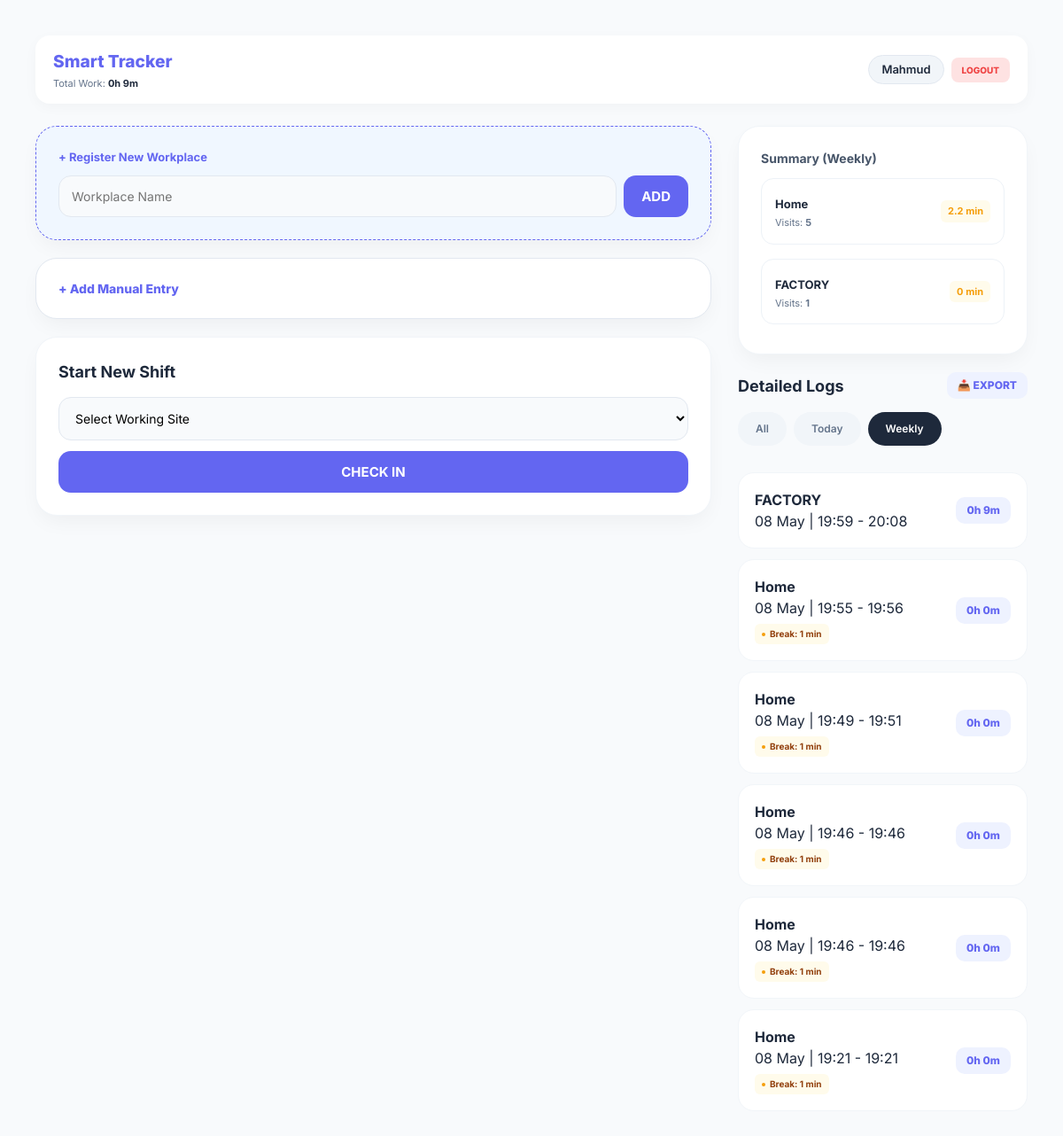
Screenshot of /?range=weekly (signed in) with the database file from the repository.
### tracker/models.py (models this page shows, shortened)
class Site(models.Model):
    user = models.ForeignKey(User, on_delete=models.CASCADE)
    name = models.CharField(max_length=200)

class Attendance(models.Model):
    user = models.ForeignKey(User, on_delete=models.CASCADE)
    site = models.ForeignKey(Site, on_delete=models.CASCADE)
    check_in = models.DateTimeField(default=timezone.now)
    check_out = models.DateTimeField(null=True, blank=True)
    break_start = models.DateTimeField(null=True, blank=True)
    total_break_seconds = models.IntegerField(default=0)
    def get_duration(self):
        if self.check_in and self.check_out:
            total_seconds = int((self.check_out - self.check_in).total_seconds())
            active_seconds = total_seconds - self.total_break_seconds
            if active_seconds < 0:
                active_seconds = 0
            hours = active_seconds // 3600
            minutes = (active_seconds % 3600) // 60
            return f"{hours}h {minutes}m"
        return "N/A"
    def get_break_minutes(self):
        if self.total_break_seconds > 0:
            minutes = self.total_break_seconds // 60
            if minutes == 0 and self.total_break_seconds > 0:
                return "1"
            return f"{minutes}"
        return "0"

### tracker/views.py (the view, shortened to what this page needs)
# urls.py: path('', views.dashboard, name='dashboard'),
@login_required
def dashboard(request):
    active_attendance = Attendance.objects.filter(user=request.user, check_out__isnull=True).first()
    sites = Site.objects.filter(user=request.user)
    filter_type = request.GET.get('range', 'all')
    now = timezone.localtime(timezone.now())
    today_date = now.date()
    query = Q(user=request.user, check_out__isnull=False)
    if filter_type == 'today':
        query &= Q(check_in__date=today_date)
    elif filter_type == 'weekly':
        query &= Q(check_in__date__gte=today_date - timedelta(days=7))
    elif filter_type == 'monthly':
        query &= Q(check_in__date__gte=today_date - timedelta(days=30))
    elif filter_type == 'yearly':
        query &= Q(check_in__date__gte=today_date - timedelta(days=365))
    history = Attendance.objects.filter(query).order_by('-check_in')
    site_segments_raw = Attendance.objects.filter(query).values('site__name').annotate(
        total_count=Count('id'),
        total_break_sec=Sum('total_break_seconds')
    ).order_by('-total_count')
    site_segments = []
    for segment in site_segments_raw:
        break_sec = segment['total_break_sec'] or 0
        segment['total_break_min'] = round(break_sec / 60, 1)
        site_segments.append(segment)
    total_active_seconds = 0
    for item in history:
        if item.check_in and item.check_out:
            duration = (item.check_out - item.check_in).total_seconds()
            net_seconds = duration - item.total_break_seconds
            if net_seconds > 0:
                total_active_seconds += net_seconds
    total_hours = int(total_active_seconds // 3600)
    total_minutes = int((total_active_seconds % 3600) // 60)
    summary_text = f"{total_hours}h {total_minutes}m"
    context = {
        'active_record': active_attendance,
        'sites': sites,
        'history': history,
        'site_segments': site_segments,
        'summary_text': summary_text,
        'current_filter': filter_type,
    }
    return render(request, 'tracker/dashboard.html', context)

### tracker/templates/tracker/dashboard.html (shortened to what this page needs)
{% load static %}
{% load tz %}
<!DOCTYPE html>
<html lang="en">
<head>
    <link rel="stylesheet" href="{% static 'tracker/css/style.css' %}">
</head>
<body>
<div class="mobile-container">
    <header class="app-header">
        <div>
            <h2 class="brand-title">Smart Tracker</h2>
            <p class="summary-sub">Total Work: <b style="color: #1e293b;">{{ summary_text }}</b></p>
        </div>
        <div style="display: flex; align-items: center; gap: 8px;">
            <span class="user-badge">{{ request.user.username }}</span>
            <form action="{% url 'logout' %}" method="post" style="margin: 0;">
                <button type="submit" class="btn-logout" style="background: #fee2e2; color: #ef4444; border: none; padding: 8px 12px; border-radius: 8px; font-size: 10px; font-weight: 800; cursor: pointer;">LOGOUT</button>
            </form>
        </div>
    </header>
    <div class="dashboard-wrapper">
        <div class="left-panel">
            <div class="main-card workplace-reg-card">
                <h4 style="margin: 0 0 10px 0; font-size: 13px; color: var(--primary);">+ Register New Workplace</h4>
                <form action="{% url 'add_site' %}" method="POST" style="display: flex; gap: 8px;">
                    <input type="text" name="site_name" placeholder="Workplace Name" required style="margin-bottom: 0;">
                    <button type="submit" class="btn btn-primary" style="width: auto; padding: 0 20px;">ADD</button>
                </form>
            </div>
            <div class="main-card manual-entry-card">
                <button onclick="toggleManualForm()" style="background: none; border: none; color: var(--primary); font-weight: 800; cursor: pointer; display: flex; align-items: center; gap: 5px; font-size: 14px; padding: 0;">
                    <span>+ Add Manual Entry</span>
                </button>
            </div>
            <div class="main-card">
                {% if not active_record %}
                    <h3 style="margin-bottom: 15px; font-size: 18px;">Start New Shift</h3>
                    <form action="{% url 'check_in' %}" method="POST">
                        <select name="site" required>
                            <option value="">Select Working Site</option>
                        </select>
                        <button type="submit" class="btn btn-primary">CHECK IN</button>
                    </form>
                {% endif %}
            </div>
        </div>
        <div class="right-panel">
            <div class="main-card summary-card">
                <h3 style="font-size: 14px; margin-bottom: 12px; color: #475569;">Summary ({{ current_filter|title }})</h3>
                <div style="display: flex; flex-direction: column; gap: 8px;">
                    {% for segment in site_segments %}
                    <div class="segment-item">
                        <div>
                            <strong style="color: #1e293b; font-size: 13px;">{{ segment.site__name }}</strong>
                            <p class="summary-sub">Visits: <b>{{ segment.total_count }}</b></p>
                        </div>
                        <span style="font-size: 11px; font-weight: 700; color: #f59e0b; background: #fffbeb; padding: 4px 8px; border-radius: 6px;">
                            {{ segment.total_break_min|default:0 }} min
                        </span>
                    </div>
                    {% empty %}
                    <p style="font-size: 12px; color: #94a3b8; text-align: center;">No summary available.</p>
                    {% endfor %}
                </div>
            </div>
            <div class="history-section">
                <div style="display: flex; justify-content: space-between; align-items: center; margin-bottom: 15px;">
                    <h3 style="margin: 0; font-size: 18px;">Detailed Logs</h3>
                    <a href="{% url 'export_attendance' %}?range={{ current_filter }}" class="duration-tag" style="text-decoration: none;">📥 EXPORT</a>
                </div>
                <div class="filter-nav">
                    <a href="?range=all" class="filter-btn {% if current_filter == 'all' %}active{% endif %}">All</a>
                    <a href="?range=today" class="filter-btn {% if current_filter == 'today' %}active{% endif %}">Today</a>
                    <a href="?range=weekly" class="filter-btn {% if current_filter == 'weekly' %}active{% endif %}">Weekly</a>
                </div>
                {% timezone "Asia/Dhaka" %}
                    {% for item in history %}
                    <div class="history-card">
                        <div class="history-info">
                            <h4>{{ item.site.name }}</h4>
                            <p>{{ item.check_in|date:"d M" }} | {{ item.check_in|time:"H:i" }} - {{ item.check_out|time:"H:i" }}</p>
                            {% if item.total_break_seconds > 0 %}
                            <div style="display: flex; align-items: center; gap: 5px; margin-top: 6px; background: #fffbeb; padding: 4px 8px; border-radius: 6px; width: fit-content;">
                                <span style="width: 4px; height: 4px; background: #f59e0b; border-radius: 50%;"></span>
                                <span style="font-size: 10px; color: #92400e; font-weight: 700;">Break: {{ item.get_break_minutes }} min</span>
                            </div>
                            {% endif %}
                        </div>
                        <div class="duration-tag">{{ item.get_duration }}</div>
                    </div>
                    {% empty %}
                    <p style="text-align: center; color: #94a3b8; font-size: 13px;">No records found.</p>
                    {% endfor %}
                {% endtimezone %}
            </div>
        </div>
    </div>
</div>
</body>
</html>

### tracker/static/tracker/css/style.css (style rules this page uses)
:root { --primary: #6366f1; --primary-dark: #4f46e5; --secondary: #64748b; --success: #10b981; --danger: #ef4444; --warning: #f59e0b; --bg-color: #f8fafc; --card-bg: #ffffff; --text-main: #1e293b; --text-muted: #64748b; }
* { box-sizing: border-box; margin: 0; padding: 0; font-family: 'Inter', -apple-system, sans-serif; -webkit-tap-highlight-color: transparent; }
body { background-color: var(--bg-color); color: var(--text-main); line-height: 1.5; overflow-x: hidden; width: 100%; }
.mobile-container { width: 100%; max-width: 480px; margin: 0 auto; min-height: 100vh; padding: 20px; }
@media (min-width: 992px) { .mobile-container { max-width: 1200px; padding: 40px; } }
@media (min-width: 992px) { .dashboard-wrapper { display: flex; flex-direction: row; align-items: flex-start; gap: 30px; } }
@media (min-width: 992px) { .left-panel { flex: 1.4; } }
@media (min-width: 992px) { .right-panel { flex: 0.6; } }
.app-header { display: flex; justify-content: space-between; align-items: center; background: white; padding: 15px 20px; border-radius: 16px; margin-bottom: 25px; box-shadow: 0 4px 15px rgba(0,0,0,0.03); }
.brand-title { color: var(--primary); margin: 0; font-weight: 800; font-size: 1.2rem; }
.summary-sub { font-size: 11px; color: var(--text-muted); margin-top: 2px; }
.user-badge { background: #f1f5f9; padding: 6px 14px; border-radius: 50px; font-size: 13px; font-weight: 600; border: 1px solid #e2e8f0; }
.main-card { background: var(--card-bg); padding: 25px; border-radius: 24px; box-shadow: 0 10px 25px -5px rgba(0, 0, 0, 0.05); border: 1px solid #f1f5f9; margin-bottom: 20px; }
.workplace-reg-card { border: 1px dashed var(--primary); background: #f0f7ff; }
.manual-entry-card { border: 1px solid #e2e8f0; }
select, input { width: 100%; padding: 14px; border-radius: 14px; border: 1px solid #e2e8f0; margin-bottom: 12px; font-size: 14px; background: #f8fafc; outline: none; transition: 0.2s; }
.btn { width: 100%; padding: 14px; border-radius: 14px; border: none; font-size: 15px; font-weight: 700; cursor: pointer; transition: all 0.2s; display: flex; justify-content: center; align-items: center; }
.btn-primary { background: var(--primary); color: white; }
.segment-item { display: flex; justify-content: space-between; align-items: center; background: white; padding: 15px; border-radius: 14px; border: 1px solid #edf2f7; margin-bottom: 8px; }
.filter-nav { display: flex; gap: 8px; margin-bottom: 20px; overflow-x: auto; padding-bottom: 10px; }
.filter-btn { padding: 10px 20px; border-radius: 50px; font-size: 12px; font-weight: 600; text-decoration: none; background: #f1f5f9; color: var(--text-muted); }
.filter-btn.active { background: var(--text-main); color: white; }
.history-card { background: white; padding: 18px; border-radius: 18px; margin-bottom: 12px; display: flex; justify-content: space-between; align-items: center; border: 1px solid #f1f5f9; }
.duration-tag { background: #eef2ff; color: var(--primary); padding: 6px 12px; border-radius: 10px; font-weight: 800; font-size: 12px; }

### rows the page displays
Site: site__name "Home", total_count "5", total_break_min "2.2"
Attendance: site.name "FACTORY", check_in "08 May", check_in "19:59", check_out "20:08", get_duration "0h 9m"
Attendance: site.name "Home", check_in "08 May", check_in "19:55", check_out "19:56", get_break_minutes "1", get_duration "0h 0m"
Attendance: site.name "Home", check_in "08 May", check_in "19:49", check_out "19:51", get_break_minutes "1", get_duration "0h 0m"
Attendance: site.name "Home", check_in "08 May", check_in "19:46", check_out "19:46", get_break_minutes "1", get_duration "0h 0m"
Attendance: site.name "Home", check_in "08 May", check_in "19:46", check_out "19:46", get_break_minutes "1", get_duration "0h 0m"
Attendance: site.name "Home", check_in "08 May", check_in "19:21", check_out "19:21", get_break_minutes "1", get_duration "0h 0m"

### other values shown
{{ summary_text }} "0h 9m"
{{ request.user.username }} "Mahmud"
{{ current_filter|title }} "Weekly"
{{ segment.site__name }} "FACTORY"
{{ segment.total_count }} "1"
{{ segment.total_break_min|default:0 }} "0"
